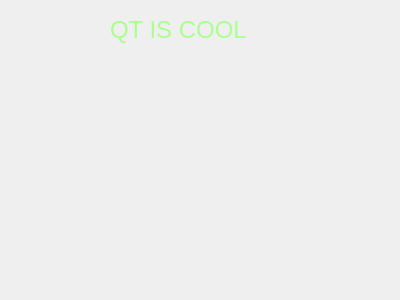
<?xml version="1.0" encoding="UTF-8"?>
<ui version="4.0">
 <class>Form</class>
 <widget class="QWidget" name="Form">
  <property name="geometry">
   <rect>
    <x>0</x>
    <y>0</y>
    <width>400</width>
    <height>300</height>
   </rect>
  </property>
  <property name="windowTitle">
   <string>Form</string>
  </property>
  <widget class="QLabel" name="label">
   <property name="geometry">
    <rect>
     <x>110</x>
     <y>10</y>
     <width>161</width>
     <height>41</height>
    </rect>
   </property>
   <property name="text">
    <string>&lt;html&gt;&lt;head/&gt;&lt;body&gt;&lt;p&gt;&lt;span style=&quot; font-size:18pt; color:#aaff90;&quot;&gt;QT IS COOL&lt;/span&gt;&lt;/p&gt;&lt;/body&gt;&lt;/html&gt;</string>
   </property>
  </widget>
 </widget>
 <resources/>
 <connections/>
</ui>
